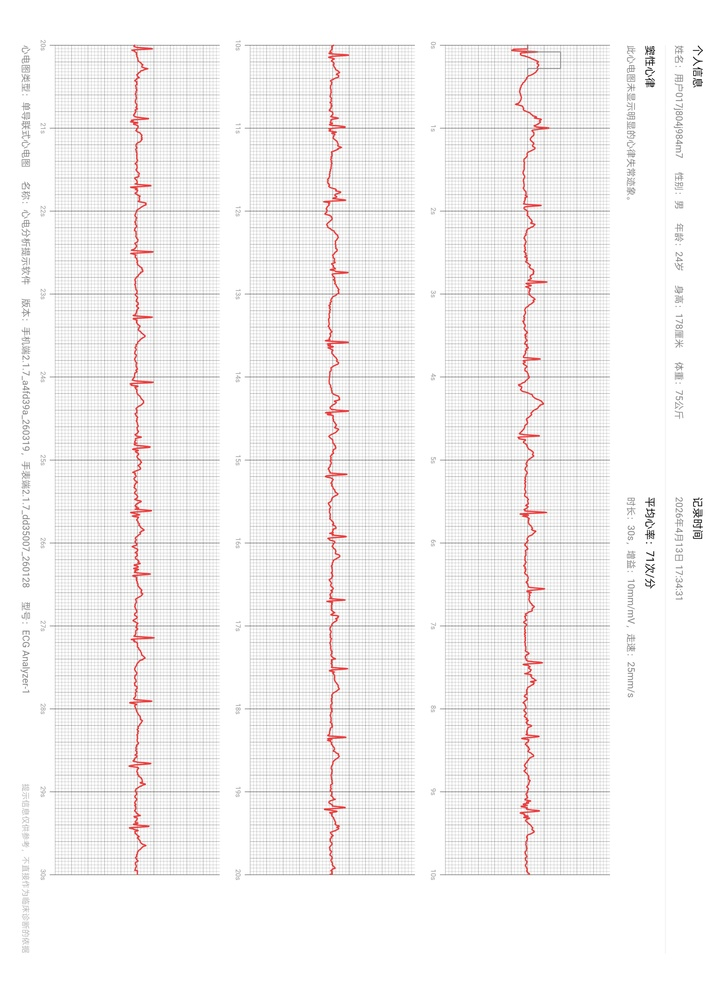
#> input picture .claude/skills/ecg-analyzer/input/test.jpg, 706 x 999 px, shrunk from 3638 x 5145 before the run
$ python extract_ecg_advanced.py ../input/test.jpg   (older library calls are emulated)
#> lines starting #> are read from the running program, lines starting #| are printed output that depends on the picture; after the words box and inside, x2 and y2 are one past the last pixel; in counts of white or black regions, pixels touching at a corner belong together
"""
高级ECG图像提取
使用颜色分离和边缘检测来提取波形
"""

import sys
import json
import numpy as np
from pathlib import Path

def extract_ecg_advanced(image_path):
    """高级ECG波形提取"""
#> called with image_path = '../input/test.jpg'
    try:
        from PIL import Image
        import cv2
    except ImportError:
        print("安装OpenCV...")
        import subprocess
        subprocess.check_call([sys.executable, "-m", "pip", "install", "opencv-python"])
        from PIL import Image
        import cv2

    # 读取图像
    img = Image.open(image_path)
#> img is the input picture: PIL image 706x999 RGB; mean R, G, B 243.8, 242.4, 242.4

    # 转换为OpenCV格式
    img_cv = cv2.cvtColor(np.array(img), cv2.COLOR_RGB2BGR)

    # 转换为灰度
    gray = cv2.cvtColor(img_cv, cv2.COLOR_BGR2GRAY)

    print(f"图像尺寸: {gray.shape}")
#| 图像尺寸: (999, 706)

    # 颜色阈值分离 - 尝试提取波形线
    # Oppo ECG通常是红色或蓝色波形
    # 先尝试红色通道
    hsv = cv2.cvtColor(img_cv, cv2.COLOR_BGR2HSV)
#> hsv: shape (999, 706, 3); mean H, S, V 7.7, 2, 243.9

    # 红色范围
    lower_red = np.array([0, 50, 50])
    upper_red = np.array([10, 255, 255])
    mask_red = cv2.inRange(hsv, lower_red, upper_red)
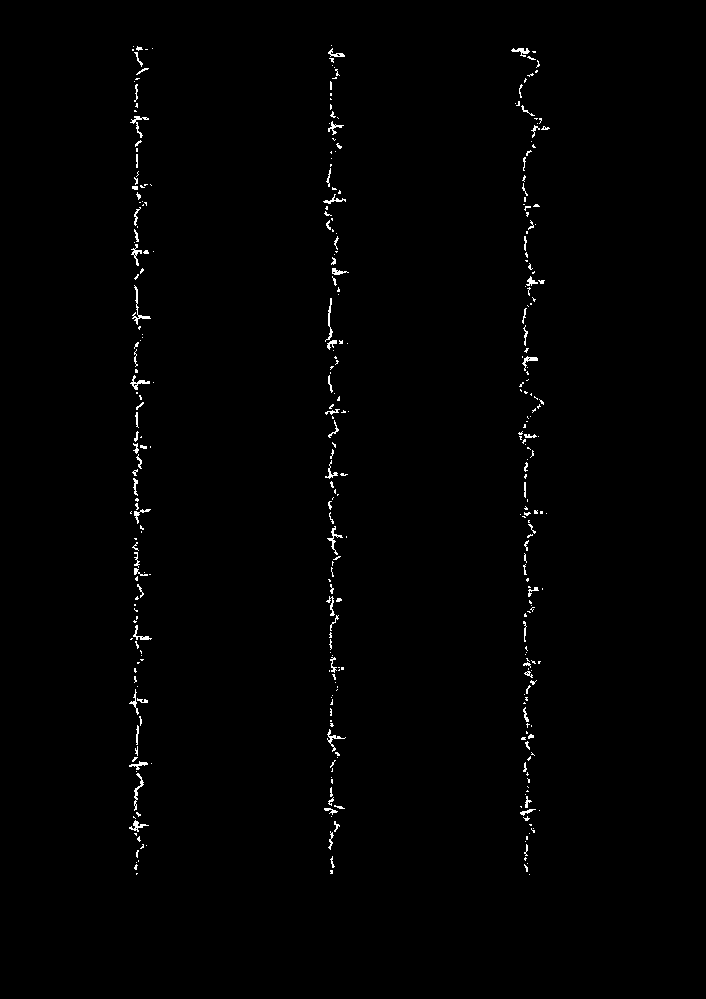
#> mask_red: shape (999, 706); 0.8% white in thin lines or dots, all inside (x1, y1, x2, y2) = (129, 45, 550, 875)

    # 蓝色范围
    lower_blue = np.array([100, 50, 50])
    upper_blue = np.array([130, 255, 255])
    mask_blue = cv2.inRange(hsv, lower_blue, upper_blue)
#> mask_blue: shape (999, 706); every value is 0

    # 合并颜色掩码
    color_mask = cv2.bitwise_or(mask_red, mask_blue)

    # 去噪
    kernel = np.ones((3, 3), np.uint8)
    color_mask = cv2.erode(color_mask, kernel, iterations=1)
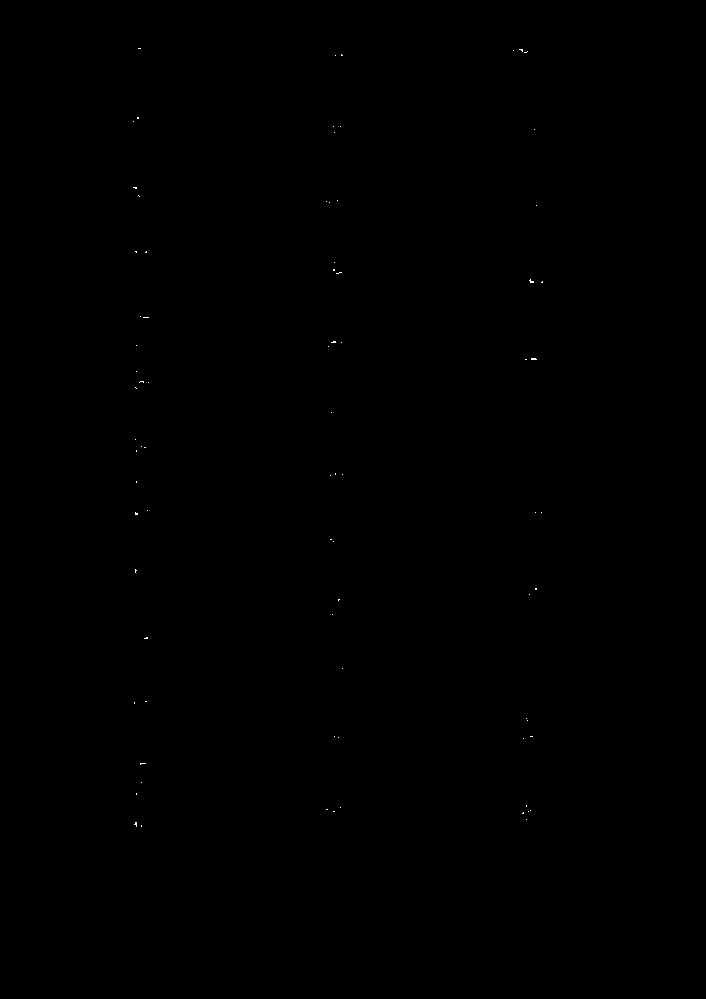
#> color_mask: shape (999, 706); 0.03% white in thin lines or dots, all inside (x1, y1, x2, y2) = (133, 48, 543, 827)
    color_mask = cv2.dilate(color_mask, kernel, iterations=1)
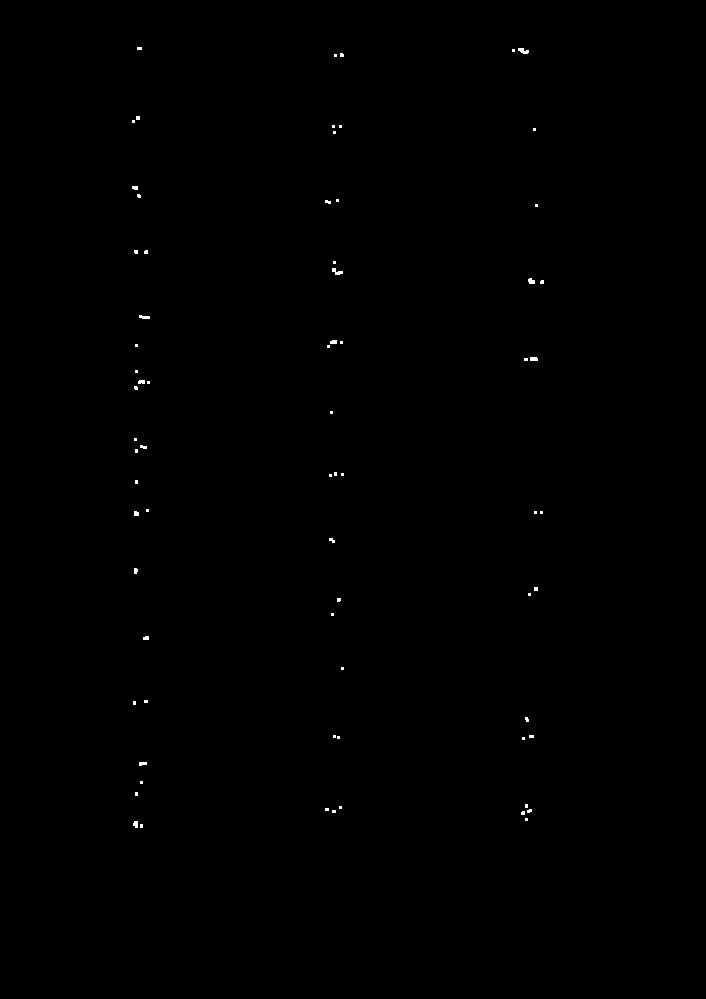
#> color_mask: shape (999, 706); 0.15% white; 72 white regions (57 under 20 px), largest, box (x1, y1, x2, y2) and area: (518, 48, 529, 54) 43, (332, 268, 343, 275) 42, (528, 278, 535, 284) 33

    # 边缘检测
    edges = cv2.Canny(color_mask, 50, 150)
#> edges: shape (999, 706); 0.12% white in thin lines or dots, all inside (x1, y1, x2, y2) = (131, 46, 544, 828)

    # 查找轮廓
    contours, _ = cv2.findContours(edges, cv2.RETR_EXTERNAL, cv2.CHAIN_APPROX_SIMPLE)
#> contours = 72 contours, 64 with area under 20; largest, box (x1, y1, x2, y2) and area: (517, 47, 529, 54) 41, (331, 267, 343, 275) 39, (138, 314, 150, 319) 30, (527, 277, 535, 284) 28, (138, 761, 147, 766) 26, (132, 820, 138, 828) 24, (137, 379, 145, 384) 23, (329, 339, 337, 344) 22

    print(f"找到 {len(contours)} 个轮廓")
#| 找到 72 个轮廓

    # 如果没有找到轮廓，使用边缘检测
    if len(contours) < 10:
        print("使用边缘检测方法...")
        # Sobel边缘检测
        sobelx = cv2.Sobel(gray, cv2.CV_64F, 1, 0, ksize=3)
        sobely = cv2.Sobel(gray, cv2.CV_64F, 0, 1, ksize=3)
        edges = np.sqrt(sobelx**2 + sobely**2)

        # 二值化
        _, binary = cv2.threshold(edges, 50, 255, cv2.THRESH_BINARY)

        # 形态学操作
        kernel = np.ones((3, 3), np.uint8)
        binary = cv2.morphologyEx(binary, cv2.MORPH_CLOSE, kernel)

        # 查找数据点
        height, width = binary.shape

        # 从左到右扫描
        ecg_values = []
        center_y = height // 2

        for x in range(0, width, 2):
            # 在中心垂直线上找最亮的点
            roi = binary[center_y-100:center_y+100, x:x+2]

            if roi.shape[0] > 0 and roi.shape[1] > 0:
                # 找第一个非零像素
                nonzero_y = np.where(roi > 0)[0]
                if len(nonzero_y) > 0:
                    y_pos = center_y - 100 + nonzero_y[0]
                    normalized_value = 1 - (y_pos / height)
                    ecg_values.append(normalized_value)

        if ecg_values:
            ecg_values = np.array(ecg_values) * 2 - 1  # 缩放到-1到1mV
            return ecg_values.tolist()

        return []

    # 使用轮廓方法
    # 找到最大的轮廓（应该是波形）
    largest_contour = max(contours, key=cv2.contourArea)
#> largest_contour = contour of 13 points, box (x1, y1, x2, y2) (517, 47, 529, 54), area 41

    # 获取边界矩形
    x, y, w, h = cv2.boundingRect(largest_contour)
#> x = 517; y = 47; w = 12; h = 7

    print(f"波形区域: x={x}, y={y}, w={w}, h={h}")
#| 波形区域: x=517, y=47, w=12, h=7

    # 从轮廓中提取波形
    mask = np.zeros_like(gray)
    cv2.drawContours(mask, [largest_contour], -1, 255, thickness=cv2.FILLED)
#> mask: shape (999, 706); 0.01% white; 1 white region, box (x1, y1, x2, y2) and area: (517, 47, 529, 54) 55

    # 在波形区域内扫描
    ecg_values = []

    for col in range(x, x + w, 2):
        # 在垂直线上找边缘
        roi = mask[y:y+h, col:col+2]
        if roi.shape[0] > 1:
            # 找上边缘
            top_edge = 0
            for row in range(roi.shape[0]):
                if roi[row, 0] > 0:
                    top_edge = row
                    break

            # 找下边缘
            bottom_edge = roi.shape[0] - 1
            for row in range(roi.shape[0]-1, -1, -1):
                if roi[row, 0] > 0:
                    bottom_edge = row
                    break

            # 使用中点
            mid_y = (top_edge + bottom_edge) // 2
            normalized_value = 1 - ((y + mid_y) / gray.shape[0])
            ecg_values.append(normalized_value)
#> this loop made 6 passes
#> normalized_value on passes 1 to 6: 0.951, 0.951, 0.951, 0.95, 0.949, 0.949
#> after the loop, ecg_values = [0.951, 0.951, 0.951, 0.95, 0.949, 0.949]

    if not ecg_values:
        print("未能提取波形数据")
        return []

    ecg_values = np.array(ecg_values) * 2 - 1  # 缩放到-1到1mV
#> ecg_values = [0.902, 0.902, 0.902, 0.9, 0.898, 0.898]

    return ecg_values.tolist()

def main():
    if len(sys.argv) < 2:
        print("使用方法: python extract_ecg_advanced.py <图像文件>")
        sys.exit(1)

    image_path = sys.argv[1]
    if not Path(image_path).exists():
        print(f"文件不存在: {image_path}")
        sys.exit(1)

    print(f"正在处理图像: {image_path}")

    # 提取ECG数据
    ecg_data = extract_ecg_advanced(image_path)
#> ecg_data = [0.902, 0.902, 0.902, 0.9, 0.898, 0.898]

    if not ecg_data:
        print("提取失败")
        sys.exit(1)

    # 保存结果
    output_data = {
        'brand': 'oppo',
        'sampling_rate': 125,
        'duration': len(ecg_data) / 125,
        'ecg_data': ecg_data,
        'data_points': len(ecg_data),
        'unit': 'mV',
        'source': 'advanced_image_extraction'
    }
#> output_data = {'brand': 'oppo', 'sampling_rate': 125, 'duration': 0.048, 'ecg_data': [0.902, 0.902, 0.902, 0.9, 0.898, 0.898], 'data_points': 6, 'unit': 'mV', 'source': 'advanced_image_extraction'}

    output_file = Path(image_path).stem + '_advanced.json'
    with open(output_file, 'w', encoding='utf-8') as f:
        json.dump(output_data, f, indent=2, ensure_ascii=False)

    print(f"\n提取成功!")
    print(f"数据点数: {len(ecg_data)}")
#| 数据点数: 6
    print(f"持续时间: {len(ecg_data)/125:.1f} 秒")
#| 持续时间: 0.0 秒
    print(f"数据范围: {min(ecg_data):.3f} 到 {max(ecg_data):.3f}")
#| 数据范围: 0.898 到 0.902
    print(f"输出文件: {output_file}")

if __name__ == "__main__":
    main()
